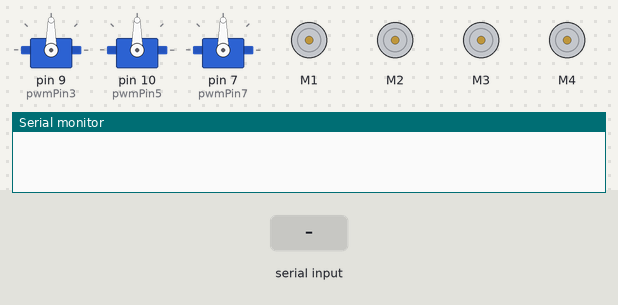
Bench run of a sketch on a simulated Arduino Uno, built with avr-gcc and run on an emulated ATmega328P. Parts: 3 × servo, 4 × DC motor (green arrow = forward, orange = backward, longer = faster), the last lines printed to the serial monitor. The inputs (shaded band) are chosen by the test bench.

Above: at 1.2 s.
1.3 s: "*" received over Serial
At 2.2 s:
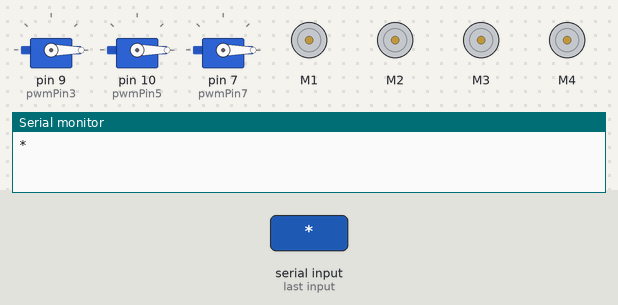
2.8 s: "F90\n" received over Serial
At 3.4 s:
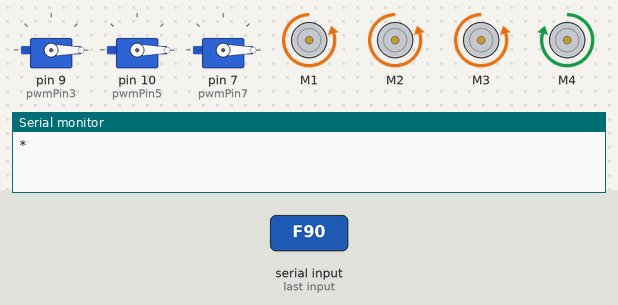
4.3 s: "*" received over Serial
At 5.5 s:
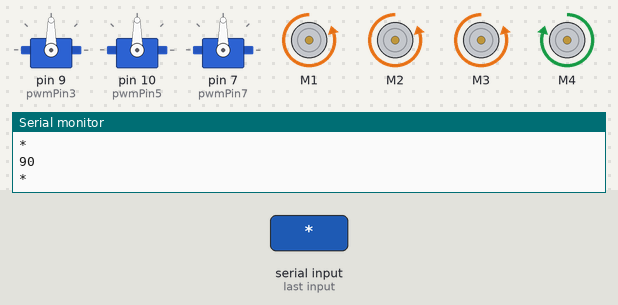
5.8 s: "B90\n" received over Serial
At 6.8 s:
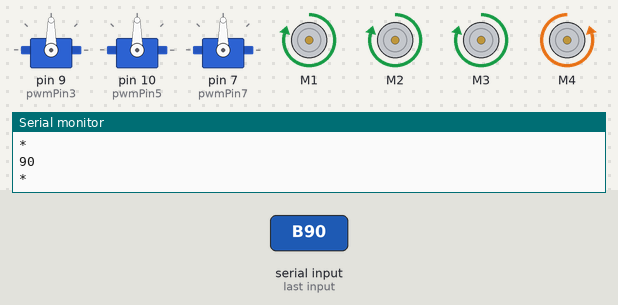
Timing chart, 0 to 8.3 s (numbered marks = the images above; inputs shaded):
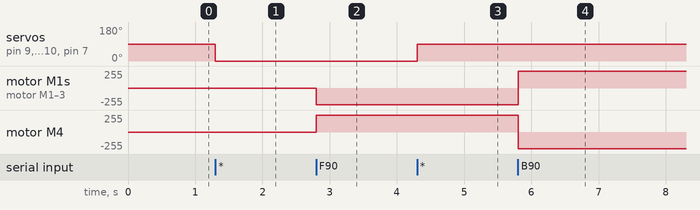

The sketch:

sketch_feb24a_copy_20260224101442.ino
```cpp
// Juan A. Villalpando
// Modified to support 3 servos on pins 9, 10, and 7 + DC motors

#include <Servo.h>
#include <AFMotor.h>

// === Servo Setup ===
Servo servo3;   // Pin 9
Servo servo5;   // Pin 10
Servo servo7;   // Pin 7

const int pwmPin3 = 9;   // Servo 1
const int pwmPin5 = 10;  // Servo 2
const int pwmPin7 = 7;   // Servo 3

char caracter;
String palabra;
String angulo_1;
String angulo_2;
String angulo_3;

int k1, k2;

// === Motor Setup ===
AF_DCMotor motor1(1); // Front-left
AF_DCMotor motor2(2); // Front-right
AF_DCMotor motor3(3); // Back-left
AF_DCMotor motor4(4); // Back-right

void setup() {
  Serial.begin(9600);

  // Servo initialization
  pinMode(pwmPin3, OUTPUT);
  pinMode(pwmPin5, OUTPUT);
  pinMode(pwmPin7, OUTPUT);

  servo3.attach(pwmPin3);
  servo5.attach(pwmPin5);
  servo7.attach(pwmPin7);

  // Motor initialization
  motor1.setSpeed(250);
  motor2.setSpeed(250);
  motor3.setSpeed(250);
  motor4.setSpeed(250);
}

void loop() {
  if (Serial.available()) {
    caracter = Serial.read();
    palabra += caracter;

    // === If servo data ===
    if (caracter == '*') {
      Serial.println(palabra);
      palabra.remove(palabra.length() - 1); // Remove '*'

      // Parse angles
      k1 = palabra.indexOf(',');
      k2 = palabra.indexOf(',', k1 + 1);

      angulo_1 = palabra.substring(0, k1);
      angulo_2 = palabra.substring(k1 + 1, k2);
      angulo_3 = palabra.substring(k2 + 1);

      // Write angles to servos
      servo3.write(angulo_1.toInt());
      servo5.write(angulo_2.toInt());
      servo7.write(angulo_3.toInt());

      palabra = ""; // Clear
    }

    // === If motor command ===
    else if (palabra.length() == 1 && isMotorCommand(caracter)) {
      handleMotorCommand(caracter);
      palabra = ""; // Clear after single motor command
    }
  }
}

bool isMotorCommand(char c) {
  return (c == 'F' || c == 'B' || c == 'L' || c == 'R' || c == 'S');
}

void handleMotorCommand(char command) {
  switch (command) {
    case 'F': // Forward
       motor1.run(BACKWARD);
      motor2.run(BACKWARD);
      motor3.run(BACKWARD);
      motor4.run(FORWARD);
      break;
    case 'B': // Backward
      motor1.run(FORWARD);
      motor2.run(FORWARD);
      motor3.run(FORWARD);
      motor4.run(BACKWARD);
      break;
    case 'L': // Turn Left
        motor1.run(BACKWARD);
        motor2.run(FORWARD);
        motor3.run(BACKWARD);
        motor4.run(FORWARD);
      break;
    case 'R': // Turn Right
        motor1.run(FORWARD);
        motor2.run(BACKWARD);
        motor3.run(FORWARD);
        motor4.run(BACKWARD);
      break;
    case 'S': // Stop
      motor1.run(RELEASE);
      motor2.run(RELEASE);
      motor3.run(RELEASE);
      motor4.run(RELEASE);
      break;
  }
}
```

Measured:
- after the input at 1.3 s, servo on pin 9 (pwmPin3), servo on pin 10 (pwmPin5), servo on pin 7 (pwmPin7): 90° → 0° at once
- after the input at 2.8 s, motor M1–3: stopped → backward 250/255 at once; motor M4: stopped → forward 250/255 at once
- after the input at 4.3 s, servo on pin 9 (pwmPin3), servo on pin 10 (pwmPin5), servo on pin 7 (pwmPin7): 0° → 90° at once
- after the input at 5.8 s, motor M1–3: backward 250/255 → forward 250/255 at once; motor M4: forward 250/255 → backward 250/255 at once
